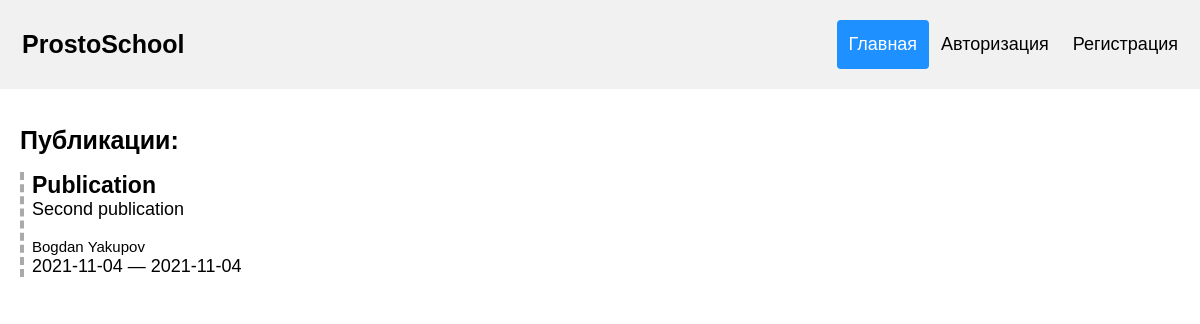
Page /home_1 on the committed database.
### application/user/models.py (models this page shows, shortened)
class Post(db.Model):
	id = db.Column(db.Integer, primary_key=True)
	author_id = db.Column(db.Integer, nullable=False)
	author_name = db.Column(db.String(20), nullable=False)
	author_surname = db.Column(db.String(20), nullable=False)
	private = db.Column(db.Boolean, nullable=False)
	title = db.Column(db.String(120), unique=True, nullable=False)
	topic = db.Column(db.String(30), nullable=False)
	body = db.Column(db.Text, nullable=False)
	publication_date = db.Column(db.Date, nullable=False)
	latest_editing_date = db.Column(db.Date, nullable=False)

### application/content/home.py (the view)
@home.route("/")
@home.route("/home")
@home.route("/home_<post_num_begin_>")
def home_page(post_num_begin_=0):
	return render_template("home.html", post_num_begin=int(post_num_begin_),
		post_num_end=min(int(post_num_begin_) + 1, buf := Post.query.filter_by(private=False).order_by(asc(Post.publication_date)).count()),
		post_num_all=buf,
		posts=Post.query.filter_by(private=False).order_by(asc(Post.publication_date)).all())

### application/templates/home.html (shortened to what this page needs)
<!DOCTYPE HTML>
<html lang="en">
<head>
	<link rel="stylesheet" type="text/css" href="{{url_for('static', filename='styles/main.css')}}">
</head>
<body>
	<div class="header">
		<a href="{{url_for('home.home_page')}}" class="logo">ProstoSchool</a>
		<div class="header-right">
			<a class="active" href="{{url_for('home.home_page')}}">Главная</a>
			{% if current_user.is_authenticated %}
				{% if 'write' in current_user.permissions.split('+') %}
					<a href="{{url_for('post.create_post_page')}}">Опубликовать</a>
				{% endif %}
				<a href="{{url_for('profile.profile_page')}}">Профиль</a>
				<a href="{{url_for('auth.logout_page')}}">Выйти</a>
			{% else %}
				<a href="{{url_for('auth.login_page')}}">Авторизация</a>
				<a href="{{url_for('auth.signup_page')}}">Регистрация</a>
			{% endif %}
		</div>
	</div>
	<div class="publications">
		<h1 class="title"> Публикации: </h1>
		{% for current_post in range(post_num_begin, post_num_end): %}
		<div class="post">
			{% set post = posts[current_post] %}
			<b class="name"> {{ post.title }} </b> <br>
			<b class="topic"> {{ post.topic }} </b> <br>
			<br>
			<b class="user"> {{ post.author_name }} {{ post.author_surname }} </b> <br>
			<b class="date"> {{ post.publication_date }} — {{ post.latest_editing_date }} </b>
			<br>
		</div>
		{% endfor %}
	</div>
</body>
</html>

### application/static/styles/main.css (style rules this page uses)
* { box-sizing: border-box; }
body { margin: 0; font-family: Arial, Helvetica, sans-serif; }
.header { overflow: hidden; background-color: #f1f1f1; padding: 20px 10px; }
.header a { float: left; color: black; text-align: center; padding: 12px; text-decoration: none; font-size: 18px; line-height: 25px; border-radius: 4px; }
.header a.logo { font-size: 25px; font-weight: bold; }
.header a.active { background-color: dodgerblue; color: white; }
.header-right { float: right; }
.publications { overflow: hidden; background-color: #ffffff; padding: 20px 20px; }
.publications h1.title { font-size: 25px; font-weight: bold; }
.publications .post { border-left: 4px dashed #aaaaaa; padding-left: 8px; }
.publications .post .name { color: black; font-size: 23px; font-weight: bold; }
.publications .post .user { font-size: 15px; font-weight: normal; }
.publications .post .topic { font-size: 18px; font-weight: normal; }
.publications .post .date { font-size: 18px; font-weight: normal; }

### rows in the picture
Post: title "Publication", topic "Second publication", author_name "Bogdan", author_surname "Yakupov", publication_date "2021-11-04", latest_editing_date "2021-11-04"
